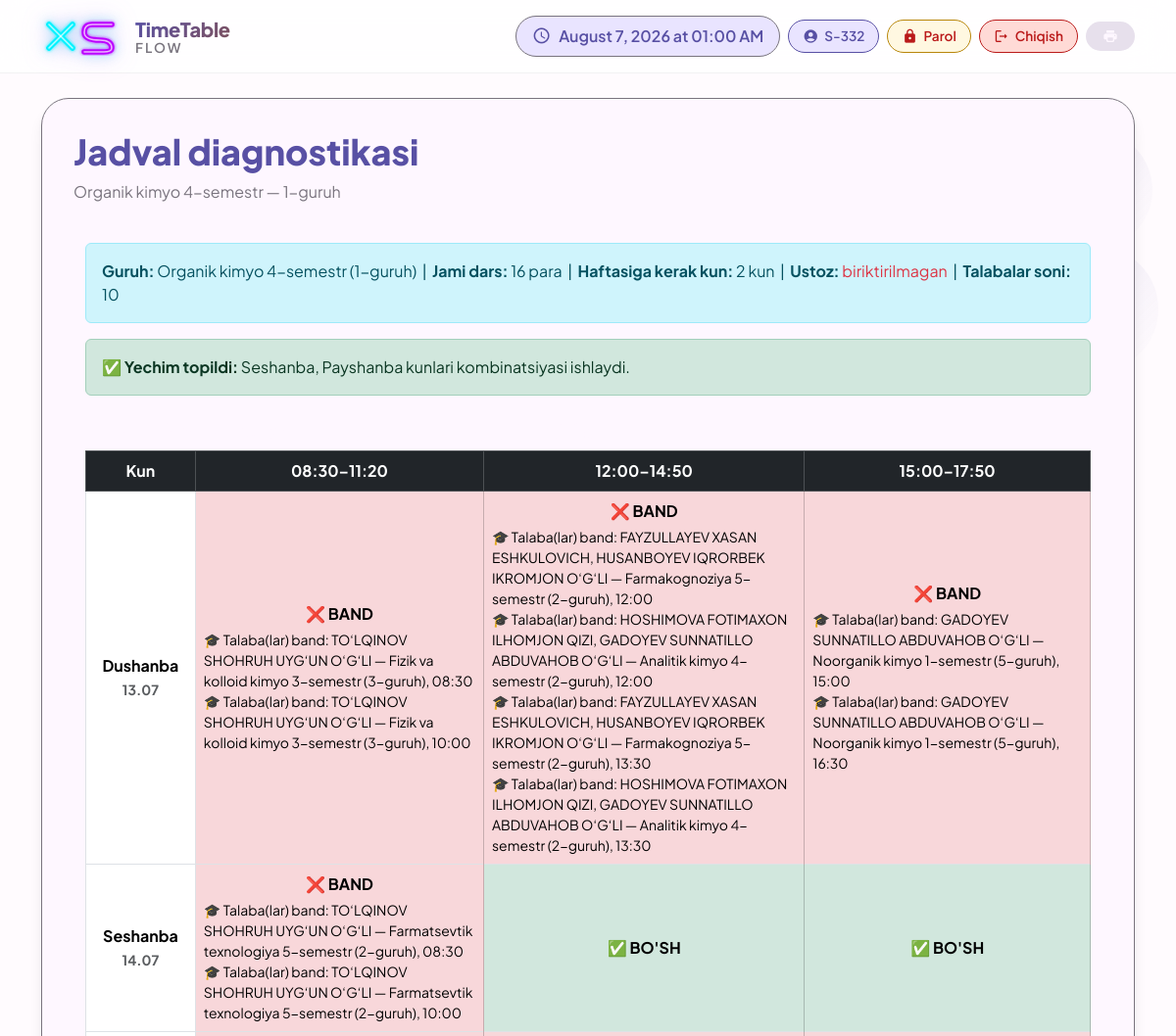
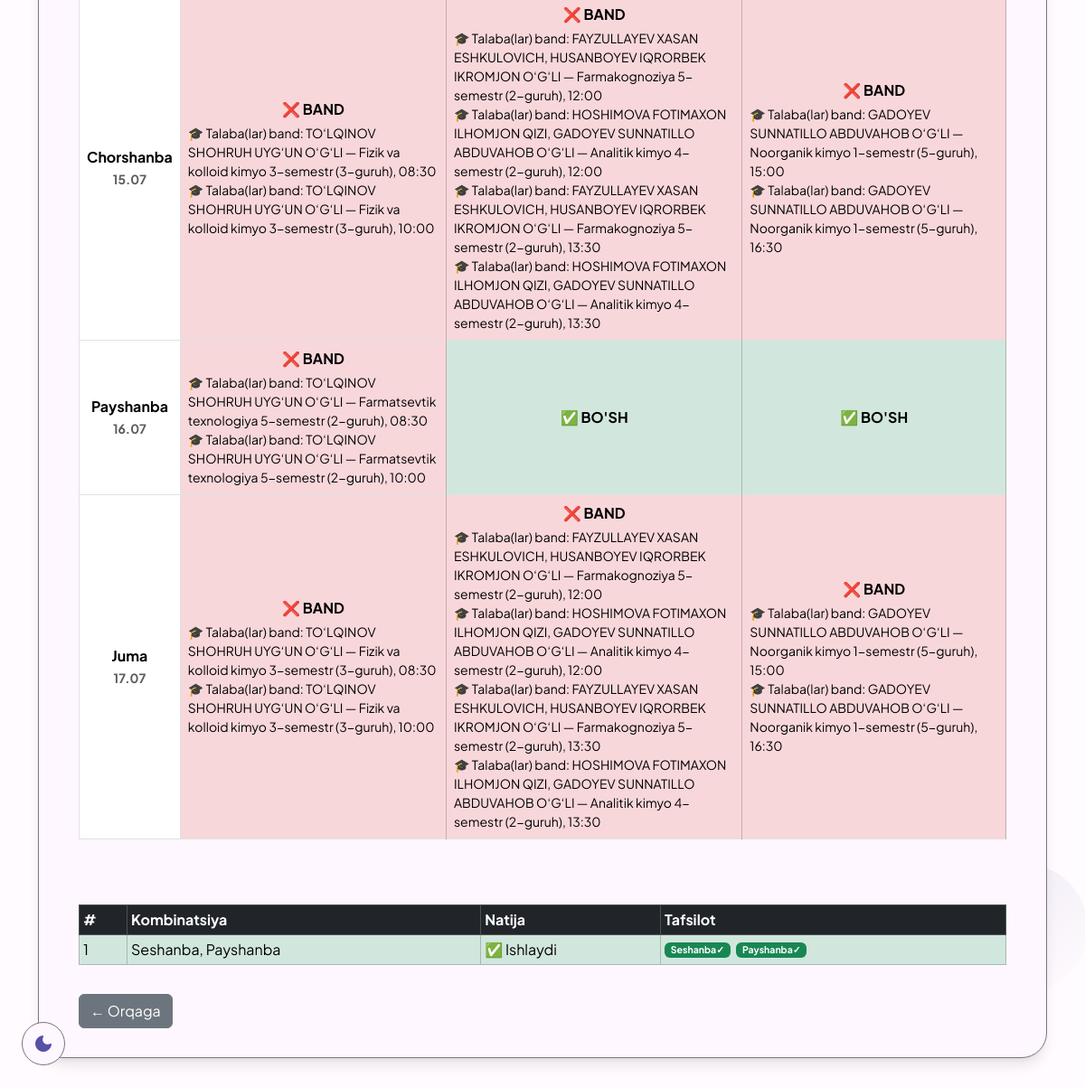
The app's page /raspisaniya/group/323/schedule-debug/ (signed in) with its own data (2 pictures, top to bottom).
### raspisaniya/models.py (models this page shows, shortened)
class Course(models.Model):
    subject = models.ForeignKey(Subject, on_delete=models.CASCADE)
    start_date = models.DateField()
    end_date = models.DateField()
    total_lessons = models.PositiveIntegerField()
    lessons_per_week = models.PositiveIntegerField()
    lesson_duration = models.PositiveIntegerField(default=80)
    include_saturday = models.BooleanField(default=False)

class Subject(models.Model):
    name = models.CharField(max_length=100, unique=True)
    def __str__(self):
        return self.name

class CourseGroup(models.Model):
    course = models.ForeignKey(Course, on_delete=models.CASCADE, related_name='groups')
    teacher = models.ForeignKey(Teacher, on_delete=models.SET_NULL, null=True, blank=True)
    students = models.ManyToManyField(Student, blank=True)
    group_number = models.PositiveIntegerField(default=1)
    start_time = models.TimeField(null=True, blank=True)
    weekdays = models.JSONField(default=list, blank=True)
    language = models.CharField(max_length=10, choices=LANGUAGE_CHOICES, default='uz')
    is_scheduled = models.BooleanField(default=False)
    room = models.ForeignKey('Room', null=True, blank=True, on_delete=models.SET_NULL)
    teacher_can_edit = models.BooleanField(default=False)  # Admin ruxsat bergan

### raspisaniya/views.py (the view, shortened to what this page needs)
# urls.py: path('group/<int:group_pk>/schedule-debug/', views.group_schedule_debug, name='group_schedule_debug'),
@login_required
def group_schedule_debug(request, group_pk):
    grp = get_object_or_404(CourseGroup, pk=group_pk)
    course = grp.course
    import itertools
    start_date = course.start_date
    end_date = course.end_date
    total_lessons = course.total_lessons
    max_wd = 4
    available_wds = list(range(0, max_wd + 1))
    if total_lessons >= 20:
        needed_wds = [0, 2, 4]
        candidate_wd_sets = [tuple(needed_wds)]
        days_needed = 3  # <--- Buni belgilash shart
    elif 12 <= total_lessons < 20:
        needed_wds = [1, 3]
        candidate_wd_sets = [tuple(needed_wds)]
        days_needed = 2  # <--- Buni belgilash shart
    else:
        start_offset = (grp.group_number - 1) % len(available_wds)
        rotated_wds = available_wds[start_offset:] + available_wds[:start_offset]
        candidate_wd_sets = [(wd,) for wd in rotated_wds]
        days_needed = 1  # <--- Buni belgilash shart
    week_monday = start_date - timedelta(days=start_date.weekday())
    teacher_id = grp.teacher_id
    student_ids = list(grp.students.values_list('id', flat=True))
    student_id_set = set(student_ids)
    grid = []
    for wd in available_wds:
        d = week_monday + timedelta(days=wd)
        in_range = start_date <= d <= end_date
        blocks = []
        for (p1, p2) in VALID_PARA_PAIRS:
            reasons = []
            if in_range:
                for pi in (p1, p2):
                    if student_ids:
                        for sc in GroupSchedule.objects.filter(
                                date=d, start_time=PARA_TIMES[pi][0],
                                group__students__id__in=student_ids,
                        ).exclude(group=grp).select_related('group__course__subject') \
                                .prefetch_related('group__students').distinct():
                            busy_names = [str(s) for s in sc.group.students.all() if s.id in student_id_set]
                            if busy_names:
                                reasons.append(
                                    f"🎓 Talaba(lar) band: {', '.join(busy_names)} — "
                                    f"{sc.group.course.subject} ({sc.group.group_number}-guruh), "
                                    f"{PARA_TIMES[pi][0].strftime('%H:%M')}"
                                )
            else:
                reasons.append("Kurs muddatidan tashqarida")
            blocks.append({
                'label': f"{PARA_TIMES[p1][0].strftime('%H:%M')}–{PARA_TIMES[p2][1].strftime('%H:%M')}",
                'free': in_range and not reasons,
                'reasons': reasons,
            })
        grid.append({
            'wd': wd, 'wd_name': WEEKDAY_NAMES[wd], 'date': d,
            'in_range': in_range, 'blocks': blocks,
        })
    combo_results = []
    winning_combo = None
    for combo in candidate_wd_sets:
        detail = []
        ok_days = 0
        for wd in combo:
            row = grid[wd]
            any_free = row['in_range'] and any(b['free'] for b in row['blocks'])
            if any_free:
                ok_days += 1
            detail.append({'wd': wd, 'wd_name': WEEKDAY_NAMES[wd], 'ok': any_free})
        success = ok_days >= days_needed
        combo_results.append({
            'combo_names': [WEEKDAY_NAMES[w] for w in combo],
            'success': success,
            'detail': detail,
        })
        if success and winning_combo is None:
            winning_combo = combo_results[-1]['combo_names']
    context = {
        'grp': grp, 'course': course, 'days_needed': days_needed,
        'week_monday': week_monday, 'grid': grid,
        'combo_results': combo_results, 'winning_combo': winning_combo,
    }
    return render(request, 'raspisaniya/group_schedule_debug.html', context)

### raspisaniya/models.py (called while the page is built)
    def __str__(self):
        return self.first_name or self.student_id or "Talaba"

### templates/raspisaniya/group_schedule_debug.html
{% extends 'raspisaniya/base.html' %}
{% block page_title %}Jadval diagnostikasi{% endblock %}
{% block page_subtitle %}{{ course.subject.name }} — {{ grp.group_number }}-guruh{% endblock %}
{% block content %}
<div class="container mt-4">
    <div class="alert alert-info">
        <b>Guruh:</b> {{ course.subject.name }} ({{ grp.group_number }}-guruh) &nbsp;|&nbsp;
        <b>Jami dars:</b> {{ course.total_lessons }} para &nbsp;|&nbsp;
        <b>Haftasiga kerak kun:</b> {{ days_needed }} kun &nbsp;|&nbsp;
        <b>Ustoz:</b> {% if grp.teacher %}{{ grp.teacher }}{% else %}<span class="text-danger">biriktirilmagan</span>{% endif %} &nbsp;|&nbsp;
        <b>Talabalar soni:</b> {{ grp.students.count }}
    </div>
    {% if winning_combo %}
        <div class="alert alert-success">
            ✅ <b>Yechim topildi:</b> {{ winning_combo|join:", " }} kunlari kombinatsiyasi ishlaydi.
        </div>
    {% else %}
        <div class="alert alert-danger">
            ❌ <b>Hech qanday kombinatsiya ishlamadi</b> — quyida sabablarni ko'ring.
        </div>
    {% endif %}
    <h5 class="mt-4 mb-2">1. Haftalik band-bo'sh jadval (birinchi hafta, {{ week_monday|date:"d.m.Y" }} dan)</h5>
    <div class="table-responsive mb-4">
        <table class="table table-bordered align-middle text-center">
            <thead class="table-dark">
                <tr>
                    <th>Kun</th>
                    {% for b in grid.0.blocks %}<th>{{ b.label }}</th>{% endfor %}
                </tr>
            </thead>
            <tbody>
                {% for row in grid %}
                <tr>
                    <td class="fw-bold">{{ row.wd_name }}<br><small class="text-muted">{{ row.date|date:"d.m" }}</small></td>
                    {% for b in row.blocks %}
                        <td class="{% if b.free %}table-success{% else %}table-danger{% endif %}" style="min-width:220px;">
                            {% if b.free %}
                                <span class="fw-bold">✅ BO'SH</span>
                            {% else %}
                                <span class="fw-bold">❌ BAND</span>
                                <ul class="list-unstyled small text-start mt-1 mb-0">
                                    {% for r in b.reasons %}<li>{{ r }}</li>{% endfor %}
                                </ul>
                            {% endif %}
                        </td>
                    {% endfor %}
                </tr>
                {% endfor %}
            </tbody>
        </table>
    </div>
    <h5 class="mb-2">2. Kunlar kombinatsiyalari tekshiruvi ({{ combo_results|length }} ta urinildi)</h5>
    <div class="table-responsive">
        <table class="table table-sm table-bordered">
            <thead class="table-dark">
                <tr><th>#</th><th>Kombinatsiya</th><th>Natija</th><th>Tafsilot</th></tr>
            </thead>
            <tbody>
                {% for c in combo_results %}
                <tr class="{% if c.success %}table-success{% endif %}">
                    <td>{{ forloop.counter }}</td>
                    <td>{{ c.combo_names|join:", " }}</td>
                    <td>{% if c.success %}✅ Ishlaydi{% else %}❌ Ishlamaydi{% endif %}</td>
                    <td class="small">
                        {% for d in c.detail %}
                            <span class="badge {% if d.ok %}bg-success{% else %}bg-danger{% endif %} me-1">
                                {{ d.wd_name }}{% if d.ok %}✓{% else %}✗{% endif %}
                            </span>
                        {% endfor %}
                    </td>
                </tr>
                {% endfor %}
            </tbody>
        </table>
    </div>
    <a href="{% url 'lesson_list' %}" class="btn btn-secondary mt-3">← Orqaga</a>
</div>
{% endblock %}

### templates/raspisaniya/base.html (shortened to what this page needs)
{% load static %}
<!DOCTYPE html>
<html lang="uz">
<head>
    <link href="https://cdn.jsdelivr.net/npm/bootstrap@5.3.2/dist/css/bootstrap.min.css" rel="stylesheet">
</head>
<body>
    <div class="bubbles" id="bubbles"></div>
    <div class="app-bar" id="appBar">
        <div class="container">
            <div class="d-flex justify-content-between align-items-center">
                <div class="d-flex align-items-center gap-3">
                    <a href="{% url 'reset_database' %}" class="xs-main-logo" title="Reset Database" style="text-decoration: none; display: inline-block;">
                    </a>
                    <a href="{% url 'lesson_list' %}" class="text-decoration-none">
                        <div style="line-height:1.15;">
                            <div style="font-size:1.25rem;font-weight:800;background:linear-gradient(135deg,var(--md-primary),var(--md-tertiary));-webkit-background-clip:text;-webkit-text-fill-color:transparent;letter-spacing:-0.3px;">TimeTable</div>
                            <div style="font-size:0.85rem;font-weight:600;color:var(--md-outline);letter-spacing:2px;text-transform:uppercase;">Flow</div>
                        </div>
                    </a>
                </div>
                <div class="d-flex gap-2 align-items-center flex-wrap">
                    <div class="current-time">
                        <span class="material-icons-round">schedule</span>
                        <span id="timeDisplay">--:--</span>
                    </div>
                    {% if user.is_authenticated %}
                    <div class="user-chip">
                        <span class="material-icons-round">
                        </span>
                        {{ user.get_full_name|default:user.username }}
                    </div>
                    <a href="{% url 'change_password' %}" class="logout-chip" style="background:#fff8e1; color:#b8860b; border-color:#b8860b;">
                        <span class="material-icons-round">lock</span>Parol
                    </a>
                    <a href="{% url 'logout' %}" class="logout-chip">
                        <span class="material-icons-round">logout</span>Chiqish
                    </a>
                    {% endif %}
                    <button class="md-chip" onclick="window.print()">
                        <span class="material-icons-round">print</span>
                    </button>
                </div>
            </div>
        </div>
    </div>
    <button class="theme-toggle" id="themeToggle">
    </button>
    <div class="container">
        <div class="md-surface">
            <div class="d-flex justify-content-between align-items-center mb-4">
                <div>
                    <h1 class="display-small d-inline-flex align-items-center gap-2">
                        {% block page_title %}Boshqaruv paneli{% endblock %}
                    </h1>
                    <p class="body-large">{% block page_subtitle %}Bugun {% now "j F, Y" %}{% endblock %}</p>
                </div>
            </div>
            {% block content %}{% endblock %}
        </div>
    </div>
</body>
</html>

### templates/raspisaniya/base.html (style rules this page uses)
* { margin: 0; padding: 0; box-sizing: border-box; }
:root { --md-primary: #5850a4; --md-primary-container: #e9e4ff; --md-secondary: #625b71; --md-secondary-container: #e8def8; --md-tertiary: #7d5260; --md-tertiary-container: #ffd8e4; --md-surface: #fef7ff; --md-surface-variant: #e7e0ec; --md-background: #fffbfe; --md-error: #ba1a1a; --md-error-container: #ffdad6; --md-outline: #79747e; --md-shadow: 0 4px 6px -2px rgba(0,0,0,0.05), 0 10px 15px -3px rgba(0,0,0,0.1); }
body { font-family: 'Plus Jakarta Sans', sans-serif; background: var(--md-background); color: var(--md-surface); transition: all 0.3s ease; min-height: 100vh; position: relative; }
.bubbles { position: fixed; width: 100%; height: 100%; z-index: -1; overflow: hidden; top: 0; left: 0; }
.app-bar { background: rgba(255,255,255,0.8); backdrop-filter: blur(20px); -webkit-backdrop-filter: blur(20px); border-bottom: 1px solid rgba(0,0,0,0.05); padding: 1rem 0; position: fixed; width: 100%; top: 0; z-index: 1000; transition: all 0.3s ease; }
.user-chip { display: inline-flex; align-items: center; gap: 6px; padding: 6px 14px; border-radius: 40px; background: var(--md-primary-container); color: var(--md-primary) !important; font-weight: 600; font-size: 0.85rem; border: 1px solid var(--md-primary); }
.user-chip .material-icons-round { font-size: 1rem; color: inherit; }
.logout-chip { display: inline-flex; align-items: center; gap: 6px; padding: 6px 14px; border-radius: 40px; background: #ffdad6; color: #ba1a1a !important; font-weight: 600; font-size: 0.85rem; border: 1px solid #ba1a1a; text-decoration: none; transition: all 0.2s ease; }
.logout-chip .material-icons-round { font-size: 1rem; color: inherit; }
.xs-main-logo { display: inline-flex; text-decoration: none; transition: transform 0.25s cubic-bezier(0.4,0,0.2,1), filter 0.25s ease; filter: drop-shadow(0 0 6px rgba(34,211,238,0.4)) drop-shadow(0 0 12px rgba(168,85,247,0.3)); }
.current-time { display: flex; align-items: center; gap: 8px; padding: 8px 16px; background: var(--md-primary-container); border-radius: 32px; color: var(--md-primary); font-weight: 600; border: 1px solid var(--md-outline); }
.current-time .material-icons-round { font-size: 1.2rem; }
.md-surface { background: var(--md-surface); border-radius: 28px; box-shadow: var(--md-shadow); padding: 2rem; margin-top: 100px; margin-bottom: 2rem; border: 1px solid var(--md-outline); transition: all 0.3s ease; animation: surfaceAppear 0.6s ease; }
.md-chip { display: inline-flex; align-items: center; gap: 8px; padding: 6px 16px; border-radius: 32px; background: var(--md-surface-variant); color: var(--md-surface); font-size: 0.9rem; font-weight: 500; border: 1px solid transparent; transition: all 0.2s ease; cursor: pointer; }
.md-chip .material-icons-round { font-size: 1rem; }
.theme-toggle { position: fixed; bottom: 24px; left: 24px; width: 48px; height: 48px; border-radius: 50%; background: var(--md-surface); border: 1px solid var(--md-outline); display: flex; align-items: center; justify-content: center; cursor: pointer; z-index: 1000; transition: all 0.3s ease; color: var(--md-primary); }
.display-small { font-size: 2.25rem; font-weight: 800; line-height: 1.2; color: var(--md-primary); }
.body-large { font-size: 1rem; line-height: 1.5; color: var(--md-outline); }

### records on screen
Course: subject.name "Organik kimyo 4-semestr", total_lessons "16"
CourseGroup: group_number "1", students.count "10"

### other values on screen
{{ user.get_full_name|default:user.username }} "S-332"
{{ days_needed }} "2"
{{ winning_combo|join:", " }} "Seshanba, Payshanba"
{{ b.label }} "08:30–11:20" "12:00–14:50" "15:00–17:50"
{{ row.wd_name }} "Dushanba" "Seshanba" "Chorshanba" "Payshanba" "Juma"
{{ row.date|date:"d.m" }} "13.07" "14.07" "15.07" "16.07" "17.07"
{{ r }} "🎓 Talaba(lar) band: TO‘LQINOV SHOHRUH UYG‘UN O‘G‘LI — Fizik va kolloid kimyo 3-semestr (3-guruh), 08:30" "🎓 Talaba(lar) band: TO‘LQINOV SHOHRUH UYG‘UN O‘G‘LI — Fizik va kolloid kimyo 3-semestr (3-guruh), 10:00" "🎓 Talaba(lar) band: FAYZULLAYEV XASAN ESHKULOVICH, HUSANBOYEV IQRORBEK IKROMJON O‘G‘LI — Farmakognoziya 5-semestr (2-guruh), 12:00" "🎓 Talaba(lar) band: HOSHIMOVA FOTIMAXON ILHOMJON QIZI, GADOYEV SUNNATILLO ABDUVAHOB O‘G‘LI — Analitik kimyo 4-semestr (2-guruh), 12:00" "🎓 Talaba(lar) band: FAYZULLAYEV XASAN ESHKULOVICH, HUSANBOYEV IQRORBEK IKROMJON O‘G‘LI — Farmakognoziya 5-semestr (2-guruh), 13:30" "🎓 Talaba(lar) band: HOSHIMOVA FOTIMAXON ILHOMJON QIZI, GADOYEV SUNNATILLO ABDUVAHOB O‘G‘LI — Analitik kimyo 4-semestr (2-guruh), 13:30" "🎓 Talaba(lar) band: GADOYEV SUNNATILLO ABDUVAHOB O‘G‘LI — Noorganik kimyo 1-semestr (5-guruh), 15:00" "🎓 Talaba(lar) band: GADOYEV SUNNATILLO ABDUVAHOB O‘G‘LI — Noorganik kimyo 1-semestr (5-guruh), 16:30" "🎓 Talaba(lar) band: TO‘LQINOV SHOHRUH UYG‘UN O‘G‘LI — Farmatsevtik texnologiya 5-semestr (2-guruh), 08:30" "🎓 Talaba(lar) band: TO‘LQINOV SHOHRUH UYG‘UN O‘G‘LI — Farmatsevtik texnologiya 5-semestr (2-guruh), 10:00" "🎓 Talaba(lar) band: TO‘LQINOV SHOHRUH UYG‘UN O‘G‘LI — Fizik va kolloid kimyo 3-semestr (3-guruh), 08:30" "🎓 Talaba(lar) band: TO‘LQINOV SHOHRUH UYG‘UN O‘G‘LI — Fizik va kolloid kimyo 3-semestr (3-guruh), 10:00" "🎓 Talaba(lar) band: FAYZULLAYEV XASAN ESHKULOVICH, HUSANBOYEV IQRORBEK IKROMJON O‘G‘LI — Farmakognoziya 5-semestr (2-guruh), 12:00" "🎓 Talaba(lar) band: HOSHIMOVA FOTIMAXON ILHOMJON QIZI, GADOYEV SUNNATILLO ABDUVAHOB O‘G‘LI — Analitik kimyo 4-semestr (2-guruh), 12:00" "🎓 Talaba(lar) band: FAYZULLAYEV XASAN ESHKULOVICH, HUSANBOYEV IQRORBEK IKROMJON O‘G‘LI — Farmakognoziya 5-semestr (2-guruh), 13:30" "🎓 Talaba(lar) band: HOSHIMOVA FOTIMAXON ILHOMJON QIZI, GADOYEV SUNNATILLO ABDUVAHOB O‘G‘LI — Analitik kimyo 4-semestr (2-guruh), 13:30" "🎓 Talaba(lar) band: GADOYEV SUNNATILLO ABDUVAHOB O‘G‘LI — Noorganik kimyo 1-semestr (5-guruh), 15:00" "🎓 Talaba(lar) band: GADOYEV SUNNATILLO ABDUVAHOB O‘G‘LI — Noorganik kimyo 1-semestr (5-guruh), 16:30" "🎓 Talaba(lar) band: TO‘LQINOV SHOHRUH UYG‘UN O‘G‘LI — Farmatsevtik texnologiya 5-semestr (2-guruh), 08:30" "🎓 Talaba(lar) band: TO‘LQINOV SHOHRUH UYG‘UN O‘G‘LI — Farmatsevtik texnologiya 5-semestr (2-guruh), 10:00" "🎓 Talaba(lar) band: TO‘LQINOV SHOHRUH UYG‘UN O‘G‘LI — Fizik va kolloid kimyo 3-semestr (3-guruh), 08:30" "🎓 Talaba(lar) band: TO‘LQINOV SHOHRUH UYG‘UN O‘G‘LI — Fizik va kolloid kimyo 3-semestr (3-guruh), 10:00" "🎓 Talaba(lar) band: FAYZULLAYEV XASAN ESHKULOVICH, HUSANBOYEV IQRORBEK IKROMJON O‘G‘LI — Farmakognoziya 5-semestr (2-guruh), 12:00" "🎓 Talaba(lar) band: HOSHIMOVA FOTIMAXON ILHOMJON QIZI, GADOYEV SUNNATILLO ABDUVAHOB O‘G‘LI — Analitik kimyo 4-semestr (2-guruh), 12:00" "🎓 Talaba(lar) band: FAYZULLAYEV XASAN ESHKULOVICH, HUSANBOYEV IQRORBEK IKROMJON O‘G‘LI — Farmakognoziya 5-semestr (2-guruh), 13:30" "🎓 Talaba(lar) band: HOSHIMOVA FOTIMAXON ILHOMJON QIZI, GADOYEV SUNNATILLO ABDUVAHOB O‘G‘LI — Analitik kimyo 4-semestr (2-guruh), 13:30" "🎓 Talaba(lar) band: GADOYEV SUNNATILLO ABDUVAHOB O‘G‘LI — Noorganik kimyo 1-semestr (5-guruh), 15:00" "🎓 Talaba(lar) band: GADOYEV SUNNATILLO ABDUVAHOB O‘G‘LI — Noorganik kimyo 1-semestr (5-guruh), 16:30"
{{ c.combo_names|join:", " }} "Seshanba, Payshanba"
{{ d.wd_name }} "Seshanba" "Payshanba"
